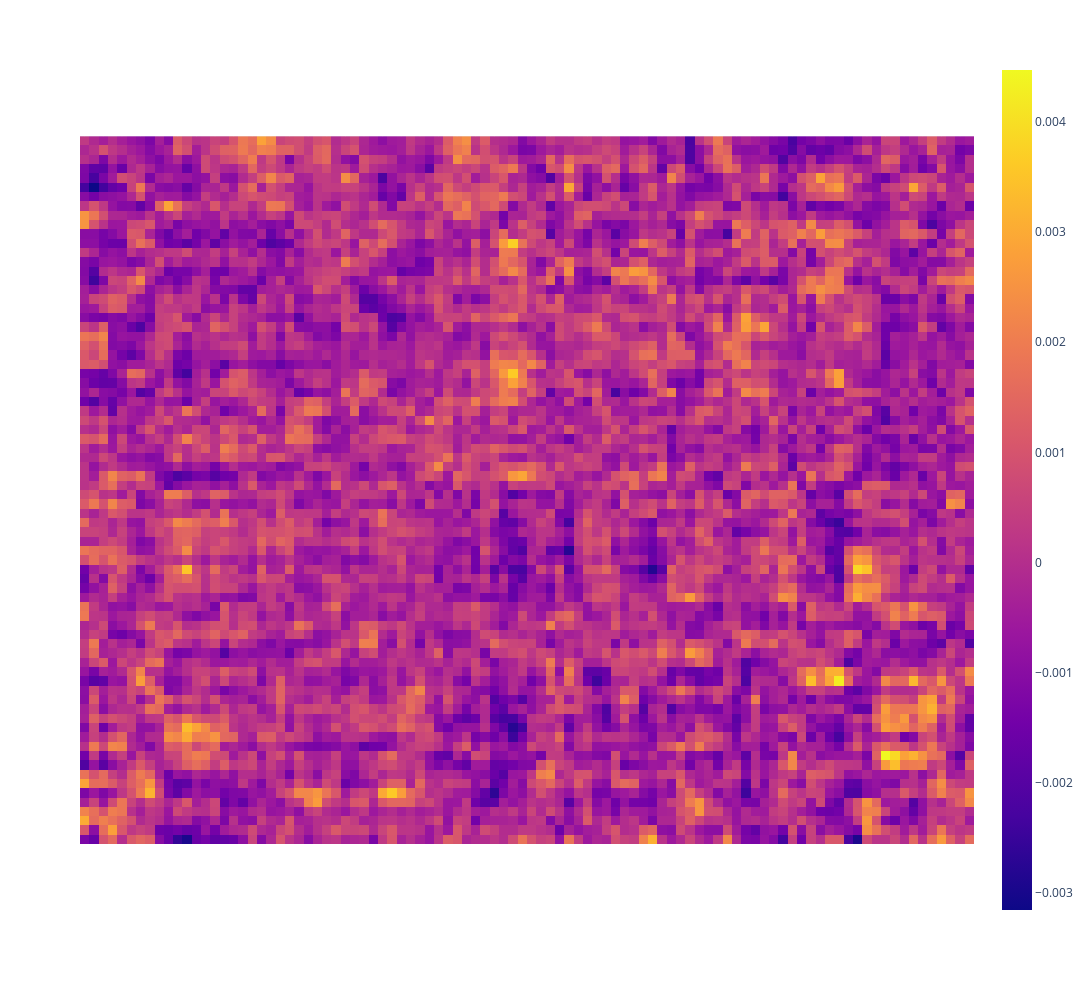

This figure's notebook cell:
### Code cell
evaluate_data("ether/12", "moro/7", "40", "40", "20", "20", threshold=0.0035)
